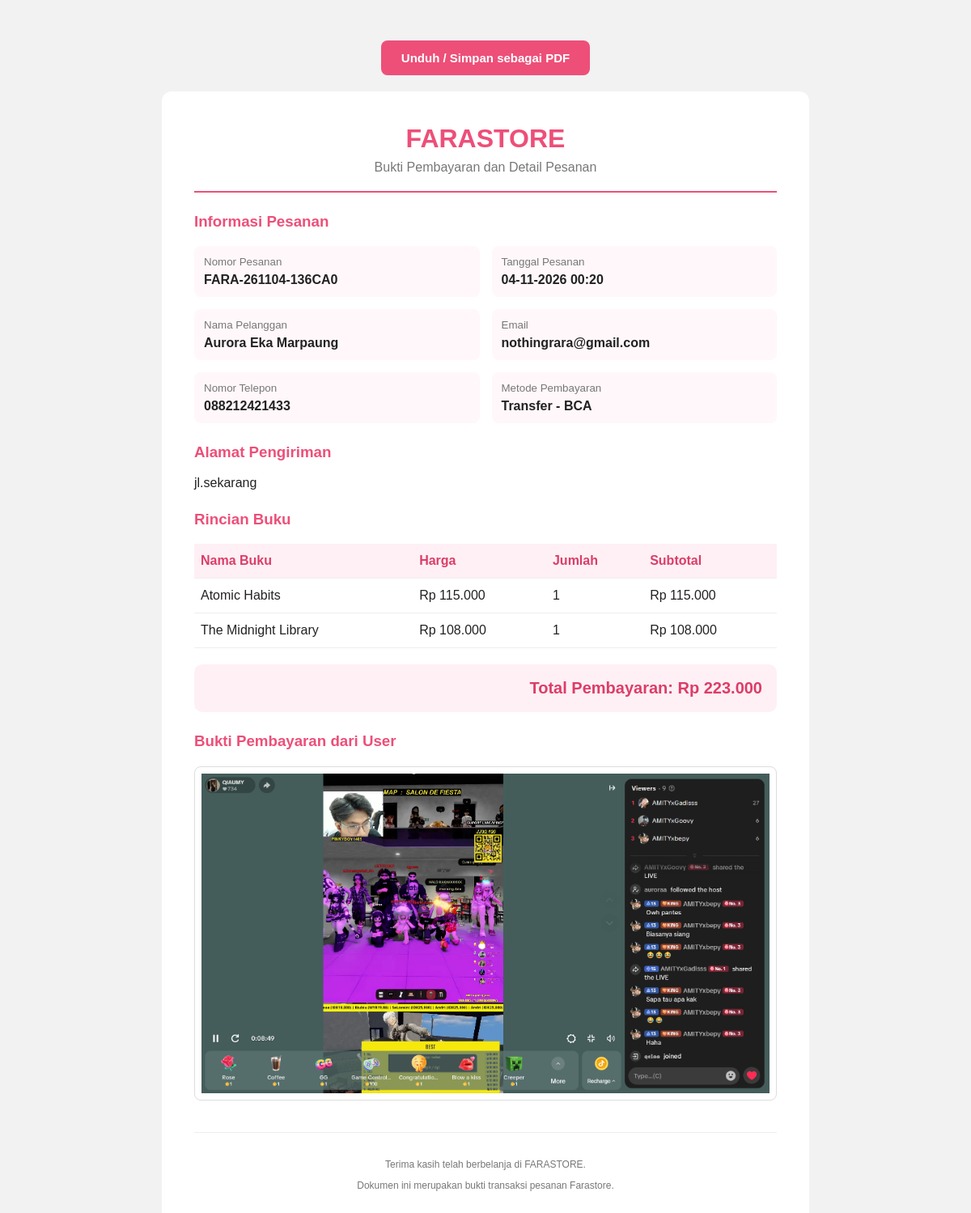
Screenshot of /admin/payment_receipt.php?id=4 (signed in) with the database file from the repository.
### tables this page shows
CREATE TABLE `orders` (
  `id` int(11) NOT NULL,
  `order_code` varchar(40) NOT NULL,
  `user_id` int(11) NOT NULL,
  `customer_name` varchar(120) NOT NULL,
  `phone` varchar(30) NOT NULL,
  `address` text NOT NULL,
  `payment_method` varchar(30) NOT NULL,
  `bank_name` varchar(80) DEFAULT NULL,
  `total` decimal(12,2) NOT NULL,
  `payment_proof` varchar(255) DEFAULT NULL,
  `status` varchar(40) DEFAULT 'Menunggu Pembayaran',
  `created_at` timestamp NOT NULL DEFAULT current_timestamp()
);

CREATE TABLE `users` (
  `id` int(11) NOT NULL,
  `name` varchar(120) NOT NULL,
  `email` varchar(160) NOT NULL,
  `phone` varchar(30) NOT NULL,
  `address` text NOT NULL,
  `password` varchar(255) NOT NULL,
  `created_at` timestamp NOT NULL DEFAULT current_timestamp()
);

CREATE TABLE `order_items` (
  `id` int(11) NOT NULL,
  `order_id` int(11) NOT NULL,
  `book_id` int(11) DEFAULT NULL,
  `book_title` varchar(180) NOT NULL,
  `book_author` varchar(140) NOT NULL,
  `book_image` varchar(255) NOT NULL,
  `price` decimal(12,2) NOT NULL,
  `quantity` int(11) NOT NULL
);

### admin/payment_receipt.php (the view, shortened to what this page needs)
<?php
require_once '../config.php';
$id = (int)($_GET['id'] ?? 0);
$stmt = $pdo->prepare("
    SELECT o.*, u.name AS user_name, u.email AS user_email
    FROM orders o
    JOIN users u ON u.id = o.user_id
    WHERE o.id = ?
    LIMIT 1
");
$stmt->execute([$id]);
$order = $stmt->fetch(PDO::FETCH_ASSOC);
$stmt = $pdo->prepare("
    SELECT *
    FROM order_items
    WHERE order_id = ?
");
$stmt->execute([$id]);
$items = $stmt->fetchAll(PDO::FETCH_ASSOC);
$proof = trim((string)($order['payment_proof'] ?? ''));
$proof = ltrim(str_replace('\\', '/', $proof), '/');
$proofFile = dirname(__DIR__) . '/' . $proof;
$proofExists = $proof !== '' && is_file($proofFile);
$proofUrl = '../' . implode(
    '/',
    array_map('rawurlencode', explode('/', $proof))
);
function receiptRupiah($number) {
    return 'Rp ' . number_format((float)$number, 0, ',', '.');
}
?>
<!DOCTYPE html>
<html lang="id">
<head>
</head>
<body>
<button
    type="button"
    class="print-button"
    onclick="window.print()"
>
    Unduh / Simpan sebagai PDF
</button>
<div class="receipt">
    <div class="header">
        <h1>FARASTORE</h1>
        <p>Bukti Pembayaran dan Detail Pesanan</p>
    </div>
    <h3>Informasi Pesanan</h3>
    <div class="info">
        <div>
            <small>Nomor Pesanan</small>
            <strong><?= htmlspecialchars($order['order_code']) ?></strong>
        </div>
        <div>
            <small>Tanggal Pesanan</small>
            <strong><?= date('d-m-Y H:i', strtotime($order['created_at'])) ?></strong>
        </div>
        <div>
            <small>Nama Pelanggan</small>
            <strong><?= htmlspecialchars($order['customer_name']) ?></strong>
        </div>
        <div>
            <small>Email</small>
            <strong><?= htmlspecialchars($order['user_email']) ?></strong>
        </div>
        <div>
            <small>Nomor Telepon</small>
            <strong><?= htmlspecialchars($order['phone']) ?></strong>
        </div>
        <div>
            <small>Metode Pembayaran</small>
            <strong>
                <?= htmlspecialchars($order['payment_method']) ?>
                <?= !empty($order['bank_name']) ? ' - ' . htmlspecialchars($order['bank_name']) : '' ?>
            </strong>
        </div>
    </div>
    <h3>Alamat Pengiriman</h3>
    <p><?= nl2br(htmlspecialchars($order['address'])) ?></p>
    <h3>Rincian Buku</h3>
    <table>
        <thead>
            <tr>
                <th>Nama Buku</th>
                <th>Harga</th>
                <th>Jumlah</th>
                <th>Subtotal</th>
            </tr>
        </thead>
        <tbody>
        <?php foreach ($items as $item): ?>
            <tr>
                <td><?= htmlspecialchars($item['book_title']) ?></td>
                <td><?= receiptRupiah($item['price']) ?></td>
                <td><?= (int)$item['quantity'] ?></td>
                <td><?= receiptRupiah($item['price'] * $item['quantity']) ?></td>
            </tr>
        <?php endforeach; ?>
        </tbody>
    </table>
    <div class="total">
        Total Pembayaran:
        <?= receiptRupiah($order['total']) ?>
    </div>
    <h3>Bukti Pembayaran dari User</h3>
    <div class="proof">
        <?php if ($proofExists): ?>
            <img
                src="<?= htmlspecialchars($proofUrl) ?>"
                alt="Bukti pembayaran"
            >
        <?php else: ?>
            <p>Bukti pembayaran tidak tersedia.</p>
        <?php endif; ?>
    </div>
    <div class="footer">
        <p>Terima kasih telah berbelanja di FARASTORE.</p>
        <p>Dokumen ini merupakan bukti transaksi pesanan Farastore.</p>
    </div>
</div>
</body>
</html>

### admin/payment_receipt.php (style rules this page uses)
* { box-sizing: border-box; }
body { margin: 0; padding: 30px; background: #f2f2f2; font-family: Arial, sans-serif; color: #222; }
.receipt { width: 800px; max-width: 100%; margin: auto; background: white; padding: 40px; border-radius: 12px; }
.header { text-align: center; border-bottom: 2px solid #ed4f78; padding-bottom: 20px; margin-bottom: 25px; }
.header h1 { color: #ed4f78; margin: 0 0 8px; }
.header p { margin: 0; color: #777; }
h3 { margin-top: 25px; color: #ed4f78; }
.info { display: grid; grid-template-columns: 1fr 1fr; gap: 15px; }
.info div { padding: 12px; background: #fff7fa; border-radius: 8px; }
.info small { display: block; color: #777; margin-bottom: 6px; }
table { width: 100%; border-collapse: collapse; margin-top: 15px; }
th, td { border-bottom: 1px solid #eee; padding: 12px 8px; text-align: left; }
th { background: #fff0f5; color: #dc3d68; }
.total { margin-top: 20px; padding: 18px; background: #fff0f5; border-radius: 10px; text-align: right; font-size: 20px; font-weight: bold; color: #dc3d68; }
.proof { margin-top: 20px; text-align: center; }
.proof img { max-width: 100%; max-height: 450px; object-fit: contain; border: 1px solid #ddd; padding: 8px; border-radius: 8px; }
.footer { text-align: center; margin-top: 35px; padding-top: 20px; border-top: 1px solid #eee; color: #777; font-size: 12px; }
.print-button { display: block; margin: 20px auto; padding: 13px 25px; border: none; border-radius: 8px; background: #ed4f78; color: white; font-size: 15px; font-weight: bold; cursor: pointer; }

### rows the page displays
orders: order_code "FARA-261104-136CA0", created_at "04-11-2026 00:20", customer_name "Aurora Eka Marpaung", user.email "nothingrara@gmail.com", phone "088212421433", payment_method "Transfer", bank_name "BCA", address "jl.sekarang", total "Rp 223.000", payment_proof (picture)
order_items: book_title "Atomic Habits", price "Rp 115.000", quantity "1", receiptRupiah($item['price'] * $item['quantity']) "Rp 115.000"
order_items: book_title "The Midnight Library", price "Rp 108.000", quantity "1", receiptRupiah($item['price'] * $item['quantity']) "Rp 108.000"
